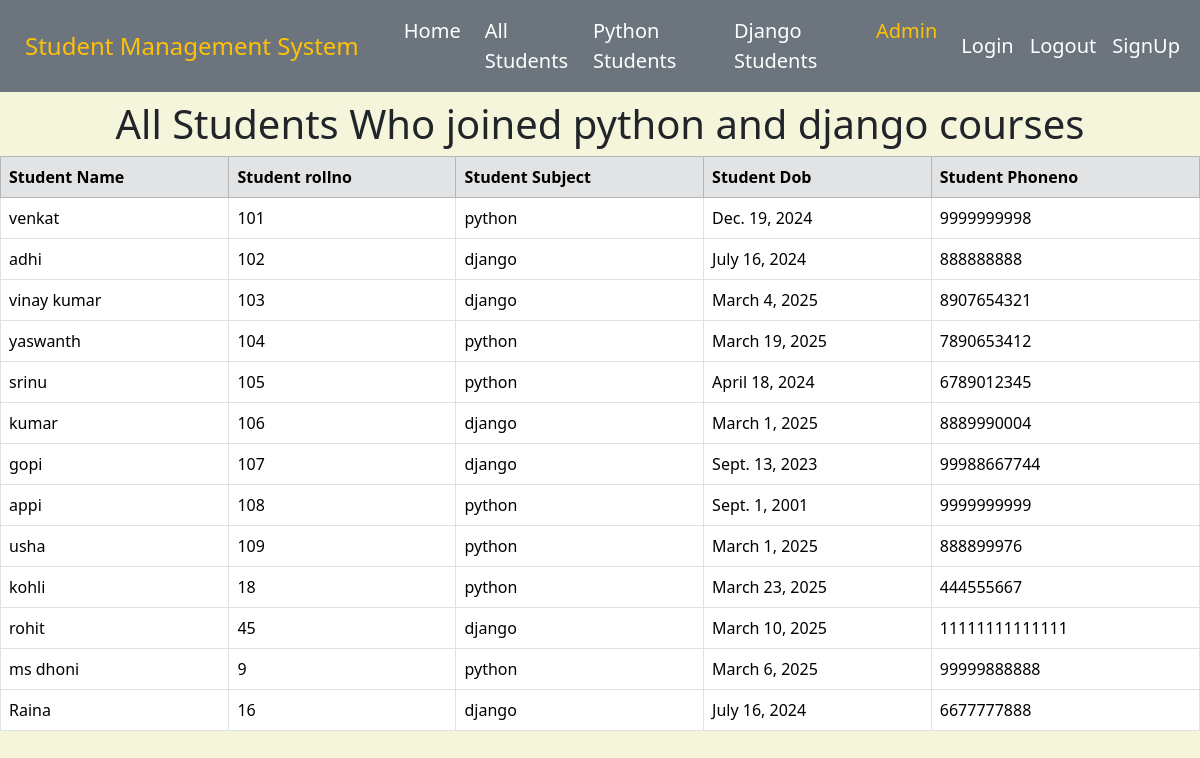
/allstudents/, run on the app's committed database.
### testapp/models.py (models this page shows)
class Student(models.Model):
    name = models.CharField(max_length=30)
    rollno = models.IntegerField()
    subject = models.CharField(max_length=30)
    dob= models.DateField()
    phoneno = models.BigIntegerField()

### testapp/views.py (the view)
# urls.py: path('allstudents/',views.allstudentslistview.as_view()),
class allstudentslistview(ListView):
    model = Student

### templates/testapp/student_list.html
<!DOCTYPE html>
{% extends 'testapp/home.html' %}
{% load static %}
{% block body_block%}
<h1 class="list d-flex justify-content-center mt-2">All Students Who joined python and django courses</h1>
<table class="table table-bordered">
    <tr class="text-white table-secondary">
        <th>Student Name</th>
        <th>Student rollno</th>
        <th>Student Subject</th>
        <th>Student Dob</th>
        <th>Student Phoneno</th>
    </tr>
    {% for student in student_list %}
    <tr>
        <td>{{ student.name }}</td>
        <td>{{ student.rollno }}</td>
        <td>{{ student.subject }}</td>
        <td>{{ student.dob }}</td>
        <td>{{ student.phoneno }}</td>
    </tr>
    {% endfor %}
</table>
{% endblock %}

### templates/testapp/home.html (shortened to what this page needs)
<!DOCTYPE html>
{% load static %}
<html lang="en">
<head>
    <link href="https://cdn.jsdelivr.net/npm/bootstrap@5.3.3/dist/css/bootstrap.min.css" rel="stylesheet">
    <link rel="stylesheet" href="{% static 'css/style.css' %}">
</head>
<body>
    <nav class="navbar navbar-expand-lg bg-secondary">
        <div class="container-fluid d-flex justify-content-between">
          <a class="btn navbar-brand text-warning fs-4" href="#">Student Management System</a>
            <div class="navbar-nav">
              <a class="ms-2 fs-5 text-white nav-link active" aria-current="page" href="/">Home</a>
              <a class="ms-2 fs-5 text-white nav-link active" href="/allstudents">All Students</a>
              <a class="ms-2 fs-5 text-white nav-link active" href="/pythonstudents">Python Students</a>
              <a class="ms-2 fs-5 text-white nav-link active" href="/djangostudents">Django Students</a>
              <a class="ms-2 me-2 fs-5 text-warning nav-link active" href="/adminstudents">Admin</a>
            </div>
            <div class="navbar-nav">
              <a class="fs-5 text-white nav-link active" aria-current="page" href="/accounts/login">Login</a>
              <form method="post" action="/logout/" class="d-inline">
                <button type="submit" class="fs-5 text-white nav-link active btn btn-link">Logout</button>
            </form>
              <a class="fs-5 text-white nav-link active" href="/signup">SignUp</a>
          </div>
        </div>
      </nav>
    {% block body_block %}{% endblock %}
</body>
</html>

### static/css/style.css (style rules this page uses)
body { background-color: beige; }

### data on the page
Student: name "venkat", rollno "101", subject "python", dob "Dec. 19, 2024", phoneno "9999999998"
Student: name "adhi", rollno "102", subject "django", dob "July 16, 2024", phoneno "888888888"
Student: name "vinay kumar", rollno "103", subject "django", dob "March 4, 2025", phoneno "8907654321"
Student: name "yaswanth", rollno "104", subject "python", dob "March 19, 2025", phoneno "7890653412"
Student: name "srinu", rollno "105", subject "python", dob "April 18, 2024", phoneno "6789012345"
Student: name "kumar", rollno "106", subject "django", dob "March 1, 2025", phoneno "8889990004"
Student: name "gopi", rollno "107", subject "django", dob "Sept. 13, 2023", phoneno "99988667744"
Student: name "appi", rollno "108", subject "python", dob "Sept. 1, 2001", phoneno "9999999999"
Student: name "usha", rollno "109", subject "python", dob "March 1, 2025", phoneno "888899976"
Student: name "kohli", rollno "18", subject "python", dob "March 23, 2025", phoneno "444555667"
Student: name "rohit", rollno "45", subject "django", dob "March 10, 2025", phoneno "11111111111111"
Student: name "ms dhoni", rollno "9", subject "python", dob "March 6, 2025", phoneno "99999888888"
Student: name "Raina", rollno "16", subject "django", dob "July 16, 2024", phoneno "6677777888"
